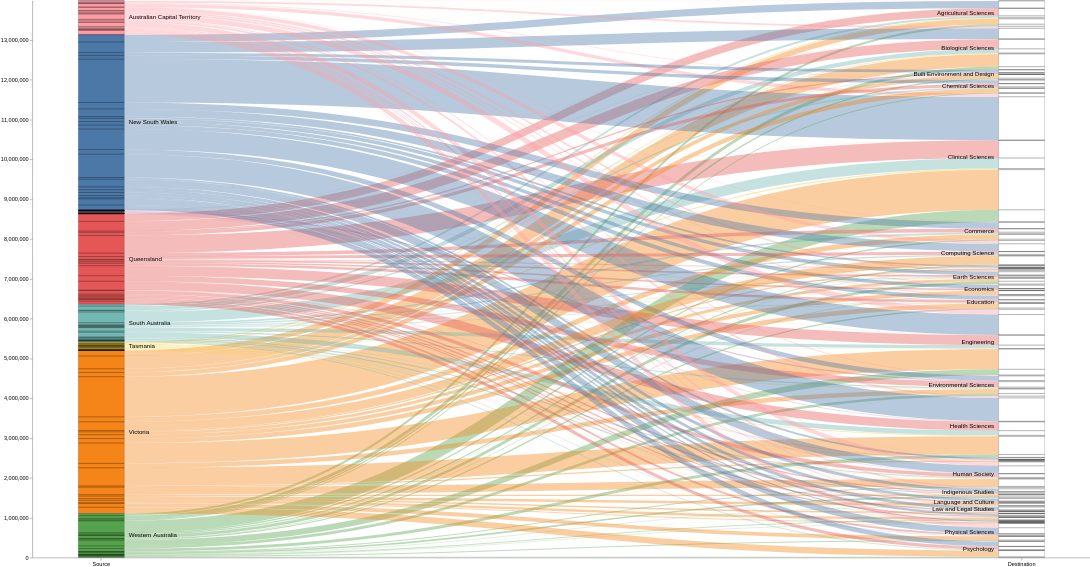

The Vega-Lite source for this figure:
### Vega specification from a JSON file in a GitHub repository (floating-point values rounded to 4 significant figures; data arrays with more than 128 entries replaced by an {"elided": "..."} marker saying what was removed)
{"$schema": "https://vega.github.io/schema/vega/v5.json", "height": 1000, "width": 1900, "data": [{"name": "rawData", "values": {"elided": "184 records"}, "transform": [{"type": "formula", "expr": "datum.Field", "as": "stk2"}, {"type": "formula", "expr": "datum.State", "as": "stk1"}, {"type": "formula", "expr": "datum.Money", "as": "size"}]}, {"name": "nodes", "source": "rawData", "transform": [{"type": "filter", "expr": "!groupSelector || groupSelector.stk1 == datum.stk1 || groupSelector.stk2 == datum.stk2"}, {"type": "formula", "expr": "datum.stk1+datum.stk2", "as": "key"}, {"type": "fold", "fields": ["stk1", "stk2"], "as": ["stack", "grpId"]}, {"type": "formula", "expr": "datum.stack == 'stk1' ? datum.stk1+' '+datum.stk2 : datum.stk2+' '+datum.stk1", "as": "sortField"}, {"type": "stack", "groupby": ["stack"], "sort": {"field": "sortField", "order": "descending"}, "field": "size"}, {"type": "formula", "expr": "(datum.y0+datum.y1)/2", "as": "yc"}]}, {"name": "groups", "source": "nodes", "transform": [{"type": "aggregate", "groupby": ["stack", "grpId"], "fields": ["size"], "ops": ["sum"], "as": ["total"]}, {"type": "stack", "groupby": ["stack"], "sort": {"field": "grpId", "order": "descending"}, "field": "total"}, {"type": "formula", "expr": "scale('y', datum.y0)", "as": "scaledY0"}, {"type": "formula", "expr": "scale('y', datum.y1)", "as": "scaledY1"}, {"type": "formula", "expr": "datum.stack == 'stk1'", "as": "rightLabel"}, {"type": "formula", "expr": "datum.total/domain('y')[1]", "as": "percentage"}]}, {"name": "destinationNodes", "source": "nodes", "transform": [{"type": "filter", "expr": "datum.stack == 'stk2'"}]}, {"name": "edges", "source": "nodes", "transform": [{"type": "filter", "expr": "datum.stack == 'stk1'"}, {"type": "lookup", "from": "destinationNodes", "key": "key", "fields": ["key"], "as": ["target"]}, {"type": "linkpath", "orient": "horizontal", "shape": "diagonal", "sourceY": {"expr": "scale('y', datum.yc)"}, "sourceX": {"expr": "scale('x', 'stk1') + bandwidth('x')"}, "targetY": {"expr": "scale('y', datum.target.yc)"}, "targetX": {"expr": "scale('x', 'stk2')"}}, {"type": "formula", "expr": "range('y')[0]-scale('y', datum.size)", "as": "strokeWidth"}, {"type": "formula", "expr": "datum.size/domain('y')[1]", "as": "percentage"}]}], "scales": [{"name": "x", "type": "band", "range": "width", "domain": ["stk1", "stk2"], "paddingOuter": 0.05, "paddingInner": 0.95}, {"name": "y", "type": "linear", "range": "height", "domain": {"data": "nodes", "field": "y1"}}, {"name": "color", "type": "ordinal", "range": "category", "domain": {"data": "rawData", "field": "stk1"}}, {"name": "stackNames", "type": "ordinal", "range": ["Source", "Destination"], "domain": ["stk1", "stk2"]}], "axes": [{"orient": "bottom", "scale": "x", "encode": {"labels": {"update": {"text": {"scale": "stackNames", "field": "value"}}}}}, {"orient": "left", "scale": "y"}], "marks": [{"type": "path", "name": "edgeMark", "from": {"data": "edges"}, "clip": true, "encode": {"update": {"stroke": [{"test": "groupSelector && groupSelector.stack=='stk1'", "scale": "color", "field": "stk2"}, {"scale": "color", "field": "stk1"}], "strokeWidth": {"field": "strokeWidth"}, "path": {"field": "path"}, "strokeOpacity": {"signal": "!groupSelector && (groupHover.stk1 == datum.stk1 || groupHover.stk2 == datum.stk2) ? 0.9 : 0.4"}, "zindex": {"signal": "!groupSelector && (groupHover.stk1 == datum.stk1 || groupHover.stk2 == datum.stk2) ? 1 : 0"}, "tooltip": {"signal": "datum.stk1 + ' → ' + datum.stk2 + '    ' + format(datum.size, ',.0f') + '   (' + format(datum.percentage, '.1%') + ')'"}}, "hover": {"strokeOpacity": {"value": 1}}}}, {"type": "rect", "name": "groupMark", "from": {"data": "groups"}, "encode": {"enter": {"fill": {"scale": "color", "field": "grpId"}, "width": {"scale": "x", "band": 1}}, "update": {"x": {"scale": "x", "field": "stack"}, "y": {"field": "scaledY0"}, "y2": {"field": "scaledY1"}, "fillOpacity": {"value": 1}, "tooltip": {"signal": "datum.grpId + '   ' + format(datum.total, ',.0f') + '   (' + format(datum.percentage, '.1%') + ')'"}}, "hover": {"fillOpacity": {"value": 1}}}}, {"type": "text", "from": {"data": "groups"}, "interactive": false, "encode": {"update": {"x": {"signal": "scale('x', datum.stack) + (datum.rightLabel ? bandwidth('x') + 8 : -8)"}, "yc": {"signal": "(datum.scaledY0 + datum.scaledY1)/2"}, "align": {"signal": "datum.rightLabel ? 'left' : 'right'"}, "baseline": {"value": "middle"}, "fontWeight": {"value": "normal"}, "text": {"signal": "abs(datum.scaledY0-datum.scaledY1) > 13 ? datum.grpId : ''"}}}}, {"type": "group", "data": [{"name": "dataForShowAll", "values": [{}], "transform": [{"type": "filter", "expr": "groupSelector"}]}], "encode": {"enter": {"xc": {"signal": "width/2"}, "y": {"value": 30}, "width": {"value": 80}, "height": {"value": 30}}}, "marks": [{"type": "group", "name": "groupReset", "from": {"data": "dataForShowAll"}, "encode": {"enter": {"cornerRadius": {"value": 6}, "fill": {"value": "#f5f5f5"}, "stroke": {"value": "#000"}, "strokeWidth": {"value": 2}, "height": {"field": {"group": "height"}}, "width": {"field": {"group": "width"}}}, "update": {"opacity": {"value": 1}}, "hover": {"opacity": {"value": 0.7}}}, "marks": [{"type": "text", "interactive": false, "encode": {"enter": {"xc": {"field": {"group": "width"}, "mult": 0.5}, "yc": {"field": {"group": "height"}, "mult": 0.5, "offset": 2}, "align": {"value": "center"}, "baseline": {"value": "middle"}, "fontWeight": {"value": "normal"}, "text": {"value": "Show All"}}}}]}]}, {"type": "rect", "from": {"data": "nodes"}, "encode": {"enter": {"stroke": {"value": "#000"}, "strokeWidth": {"value": 0.3}, "width": {"scale": "x", "band": 1}, "x": {"scale": "x", "field": "stack"}, "y": {"field": "y0", "scale": "y"}, "y2": {"field": "y1", "scale": "y"}}}}], "signals": [{"name": "groupHover", "value": {}, "on": [{"events": "@groupMark:mouseover", "update": "{stk1:datum.stack=='stk1' && datum.grpId, stk2:datum.stack=='stk2' && datum.grpId}"}, {"events": "mouseout", "update": "{}"}]}, {"name": "groupSelector", "value": false, "on": [{"events": "@groupMark:click!", "update": "{stack:datum.stack, stk1:datum.stack=='stk1' && datum.grpId, stk2:datum.stack=='stk2' && datum.grpId}"}, {"events": [{"type": "click", "markname": "groupReset"}, {"type": "dblclick"}], "update": "false"}]}]}
